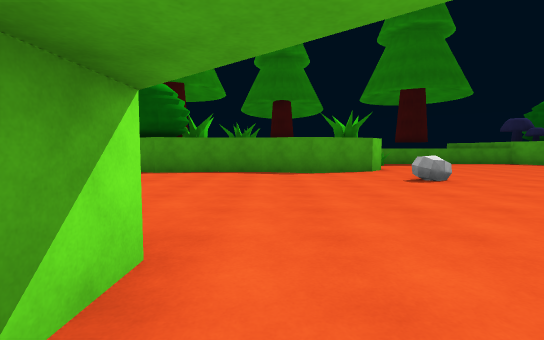
[1] (above)

17 first-person views from a walk through a 3-D level made in the Unity game engine. The camera is 1.3 m above the floor, tilts 4° down and sees 85° across. The floor is counted in squares, 2 m on a side. Each view is taken from the middle of a square. On the plan, view 1 faces up. The plan holds only what a view shows up to about 9 squares ahead; the rest is blank. The place goes on beyond the plan. Some animated figures are not drawn.

[2]
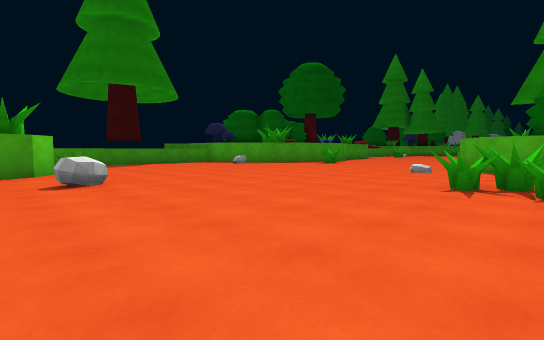

[3]
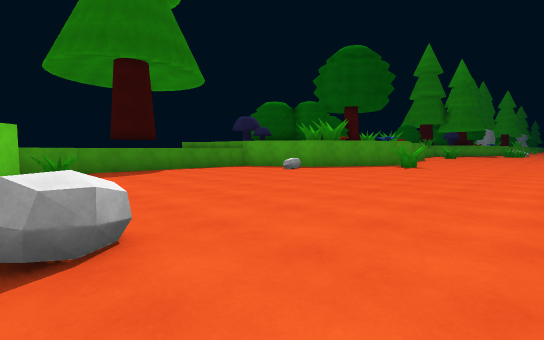

[4]
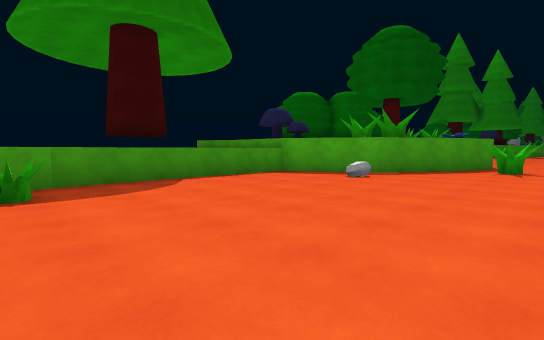

[5]
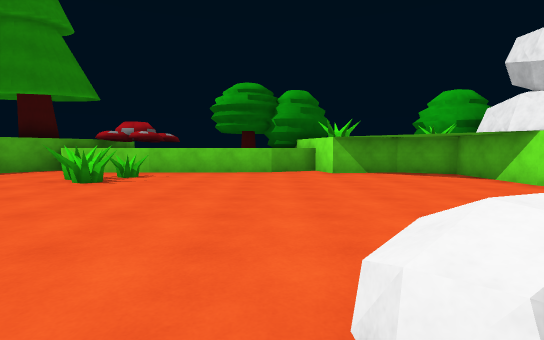

[6]
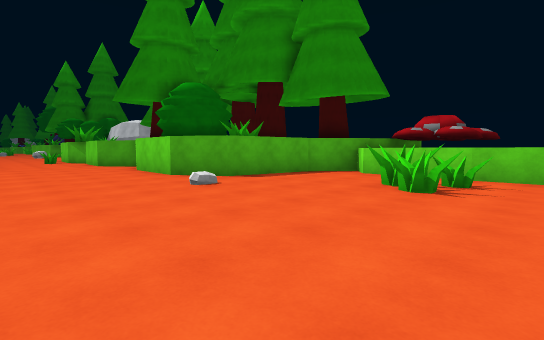

[7]
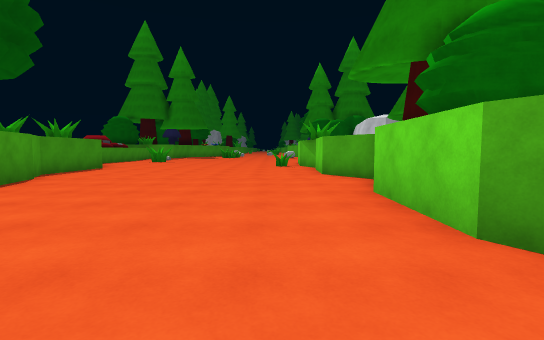

[8]
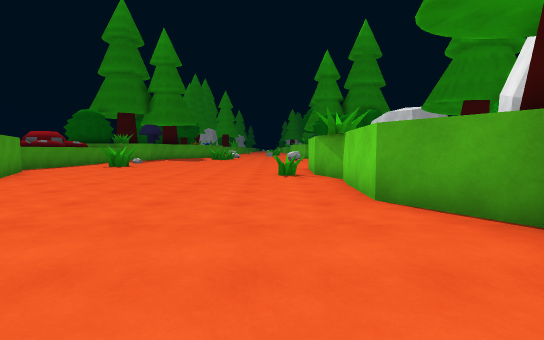

[9]
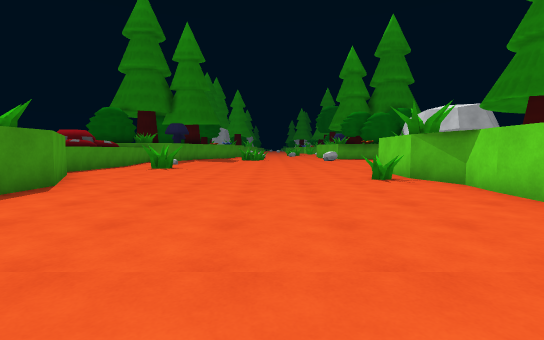

[10]
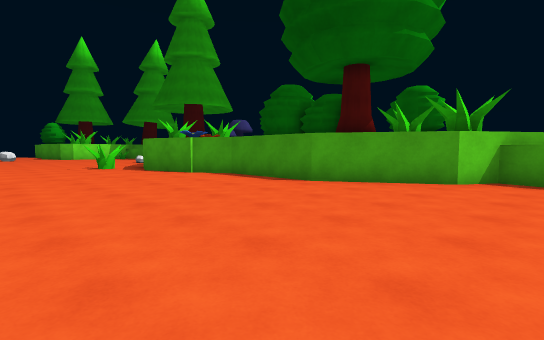

[11]
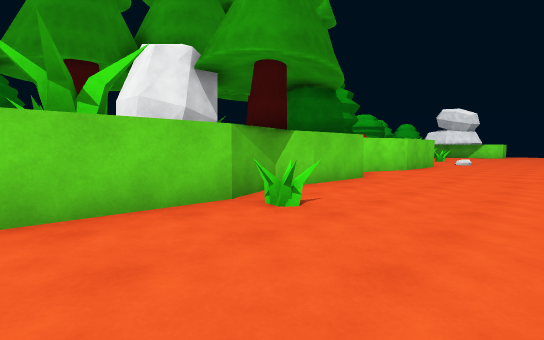

[12]
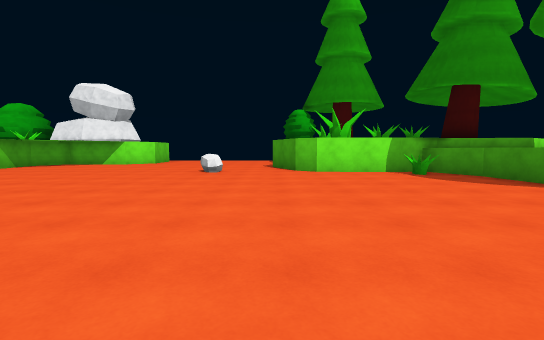

[13]
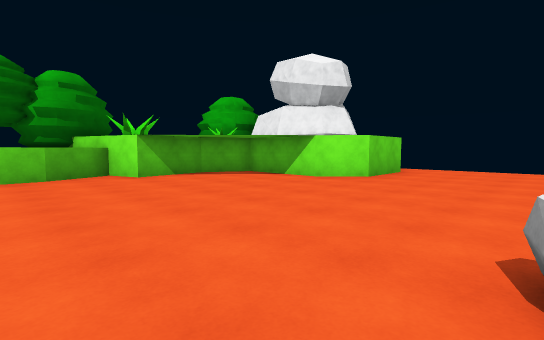

[14]
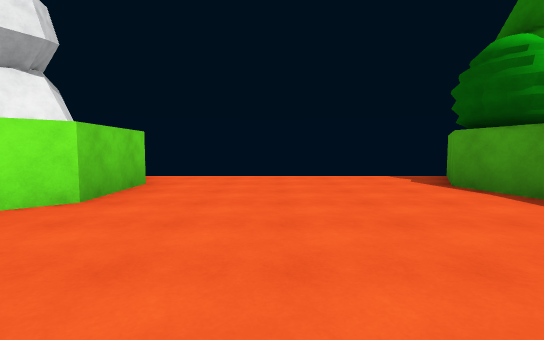

[15]
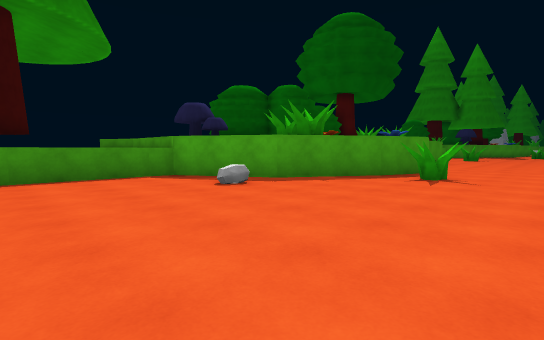

[16]
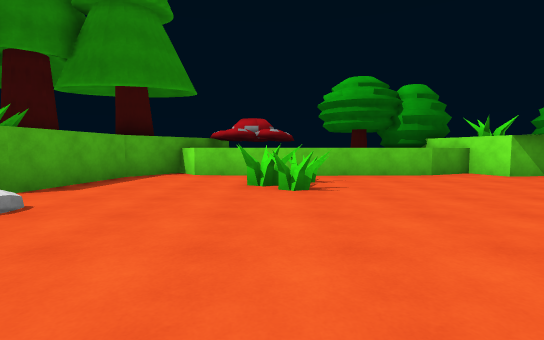

[17]
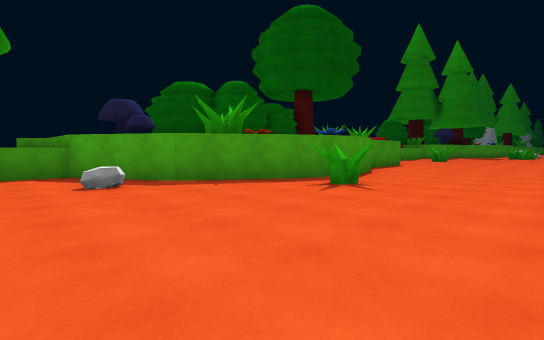

### Floor plan
Key: @ floor where view 1 was taken; # wall or solid block; . main floor; : floor 0.25 m higher than the main floor; ^ raised ledge; T tree.
Columns run from 5 left of view 1 to 25 right of it. Each row starts with its distance up from view 1.
 16         #      ^#
 15         #       #
 14         #   ^^  #
 13         #^^^..^^#            #^
 12         #.......##          ##^
 11         #........##       ###..
 10         #.........### #####....
  9 #########...........###........
  8 ...............................
  7 ...............................
  6 ........^......................
  5 ...............................
  4 ...............................
  3 ................:...........#..
  2 .####.............#############
  1     #............##
  0     #@...........#
 -1     ##.#.........#
 -2      ###^^^^^##^##
 -3         #      #
 -4         #^T

Positions as (right, up) in squares from view 1, and headings:
1: (0, 0), facing up
2: (2, 0), facing up-right
3: (3, 4), facing up-right
4: (4, 7), facing up-right
5: (4, 7), facing down
6: (6, 6), facing down-right
7: (11, 4), facing right
8: (15, 4), facing right
9: (16, 6), facing right
10: (25, 5), facing up-left
11: (25, 6), facing down-left
12: (12, 8), facing left
13: (5, 6), facing down-left
14: (2, 5), facing left
15: (7, 6), facing up-right
16: (8, 6), facing down
17: (9, 5), facing up-right
